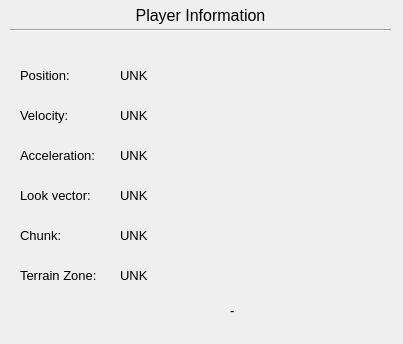
<?xml version="1.0" encoding="UTF-8"?>
<ui version="4.0">
 <class>PlayerInfo</class>
 <widget class="QWidget" name="PlayerInfo">
  <property name="geometry">
   <rect>
    <x>0</x>
    <y>0</y>
    <width>403</width>
    <height>344</height>
   </rect>
  </property>
  <property name="windowTitle">
   <string>Form</string>
  </property>
  <widget class="Line" name="line">
   <property name="geometry">
    <rect>
     <x>10</x>
     <y>20</y>
     <width>381</width>
     <height>20</height>
    </rect>
   </property>
   <property name="orientation">
    <enum>Qt::Horizontal</enum>
   </property>
  </widget>
  <widget class="QLabel" name="label">
   <property name="geometry">
    <rect>
     <x>10</x>
     <y>0</y>
     <width>381</width>
     <height>31</height>
    </rect>
   </property>
   <property name="font">
    <font>
     <pointsize>12</pointsize>
    </font>
   </property>
   <property name="text">
    <string>Player Information</string>
   </property>
   <property name="alignment">
    <set>Qt::AlignCenter</set>
   </property>
  </widget>
  <widget class="QLabel" name="label_2">
   <property name="geometry">
    <rect>
     <x>20</x>
     <y>60</y>
     <width>71</width>
     <height>31</height>
    </rect>
   </property>
   <property name="font">
    <font>
     <pointsize>10</pointsize>
    </font>
   </property>
   <property name="text">
    <string>Position:</string>
   </property>
  </widget>
  <widget class="QLabel" name="posLabel">
   <property name="geometry">
    <rect>
     <x>120</x>
     <y>60</y>
     <width>271</width>
     <height>31</height>
    </rect>
   </property>
   <property name="font">
    <font>
     <pointsize>10</pointsize>
    </font>
   </property>
   <property name="text">
    <string>UNK</string>
   </property>
  </widget>
  <widget class="QLabel" name="label_4">
   <property name="geometry">
    <rect>
     <x>20</x>
     <y>100</y>
     <width>71</width>
     <height>31</height>
    </rect>
   </property>
   <property name="font">
    <font>
     <pointsize>10</pointsize>
    </font>
   </property>
   <property name="text">
    <string>Velocity:</string>
   </property>
  </widget>
  <widget class="QLabel" name="velLabel">
   <property name="geometry">
    <rect>
     <x>120</x>
     <y>100</y>
     <width>271</width>
     <height>31</height>
    </rect>
   </property>
   <property name="font">
    <font>
     <pointsize>10</pointsize>
    </font>
   </property>
   <property name="text">
    <string>UNK</string>
   </property>
  </widget>
  <widget class="QLabel" name="label_6">
   <property name="geometry">
    <rect>
     <x>20</x>
     <y>140</y>
     <width>81</width>
     <height>31</height>
    </rect>
   </property>
   <property name="font">
    <font>
     <pointsize>10</pointsize>
    </font>
   </property>
   <property name="text">
    <string>Acceleration:</string>
   </property>
  </widget>
  <widget class="QLabel" name="accLabel">
   <property name="geometry">
    <rect>
     <x>120</x>
     <y>140</y>
     <width>271</width>
     <height>31</height>
    </rect>
   </property>
   <property name="font">
    <font>
     <pointsize>10</pointsize>
    </font>
   </property>
   <property name="text">
    <string>UNK</string>
   </property>
  </widget>
  <widget class="QLabel" name="lookLabel">
   <property name="geometry">
    <rect>
     <x>120</x>
     <y>180</y>
     <width>271</width>
     <height>31</height>
    </rect>
   </property>
   <property name="font">
    <font>
     <pointsize>10</pointsize>
    </font>
   </property>
   <property name="text">
    <string>UNK</string>
   </property>
  </widget>
  <widget class="QLabel" name="label_9">
   <property name="geometry">
    <rect>
     <x>20</x>
     <y>180</y>
     <width>81</width>
     <height>31</height>
    </rect>
   </property>
   <property name="font">
    <font>
     <pointsize>10</pointsize>
    </font>
   </property>
   <property name="text">
    <string>Look vector:</string>
   </property>
  </widget>
  <widget class="QLabel" name="label_10">
   <property name="geometry">
    <rect>
     <x>20</x>
     <y>220</y>
     <width>81</width>
     <height>31</height>
    </rect>
   </property>
   <property name="font">
    <font>
     <pointsize>10</pointsize>
    </font>
   </property>
   <property name="text">
    <string>Chunk:</string>
   </property>
  </widget>
  <widget class="QLabel" name="chunkLabel">
   <property name="geometry">
    <rect>
     <x>120</x>
     <y>220</y>
     <width>271</width>
     <height>31</height>
    </rect>
   </property>
   <property name="font">
    <font>
     <pointsize>10</pointsize>
    </font>
   </property>
   <property name="text">
    <string>UNK</string>
   </property>
  </widget>
  <widget class="QLabel" name="label_11">
   <property name="geometry">
    <rect>
     <x>20</x>
     <y>260</y>
     <width>91</width>
     <height>31</height>
    </rect>
   </property>
   <property name="font">
    <font>
     <pointsize>10</pointsize>
    </font>
   </property>
   <property name="text">
    <string>Terrain Zone:</string>
   </property>
  </widget>
  <widget class="QLabel" name="zoneLabel">
   <property name="geometry">
    <rect>
     <x>120</x>
     <y>260</y>
     <width>271</width>
     <height>31</height>
    </rect>
   </property>
   <property name="font">
    <font>
     <pointsize>10</pointsize>
    </font>
   </property>
   <property name="text">
    <string>UNK</string>
   </property>
  </widget>
  <widget class="QLabel" name="blockLabel">
   <property name="geometry">
    <rect>
     <x>230</x>
     <y>300</y>
     <width>131</width>
     <height>21</height>
    </rect>
   </property>
   <property name="font">
    <font>
     <pointsize>10</pointsize>
    </font>
   </property>
   <property name="text">
    <string>-</string>
   </property>
  </widget>
 </widget>
 <resources/>
 <connections/>
</ui>
